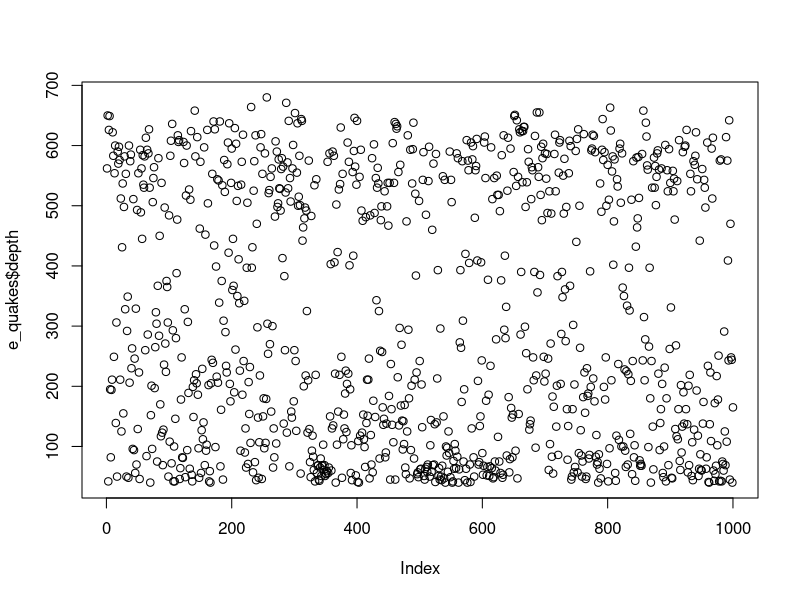
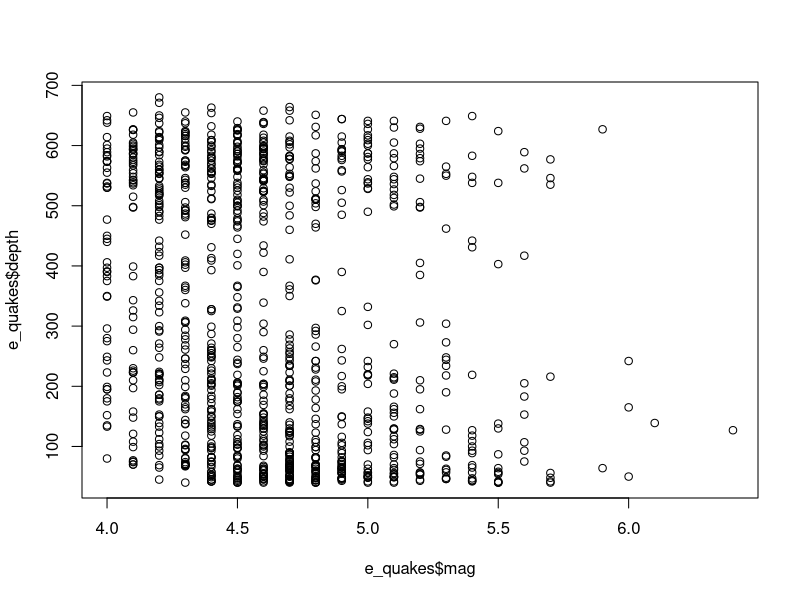
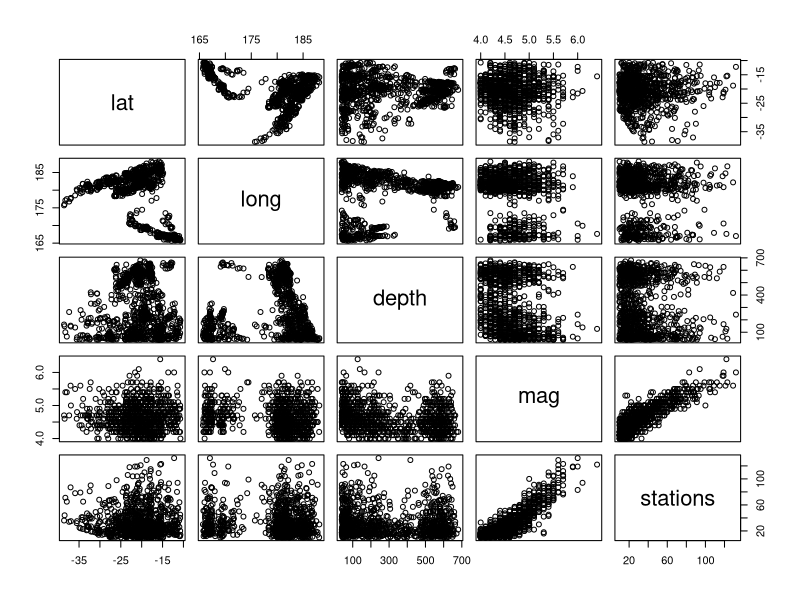
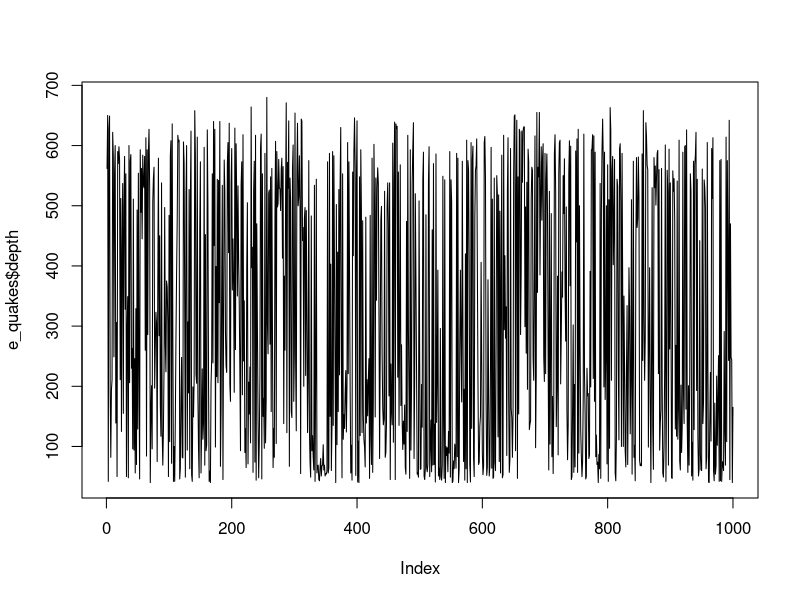
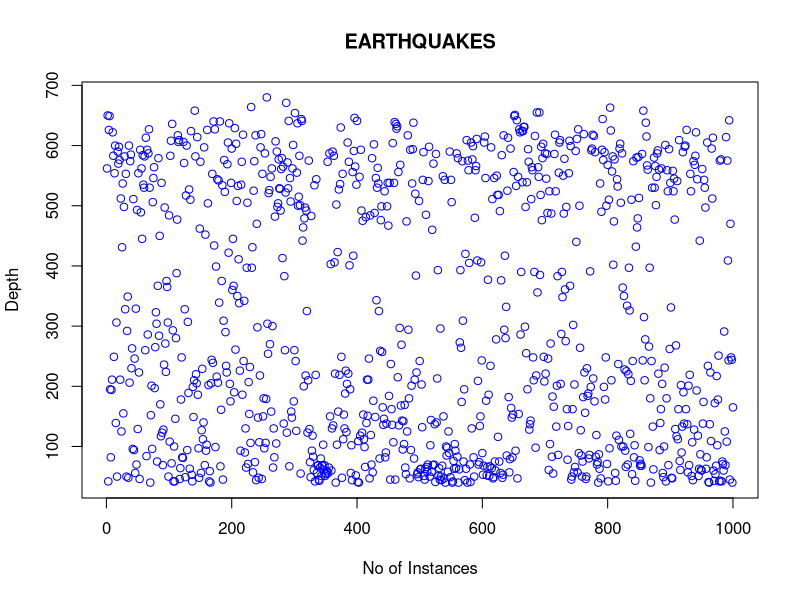
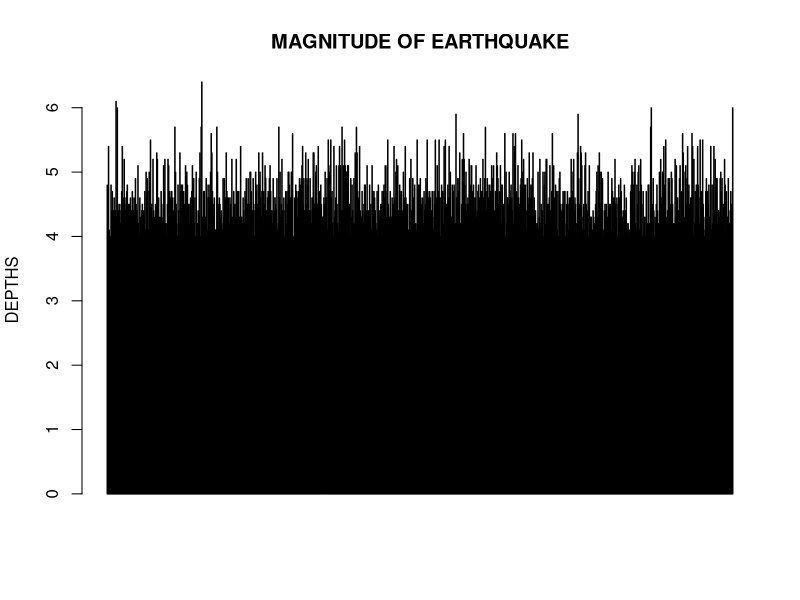
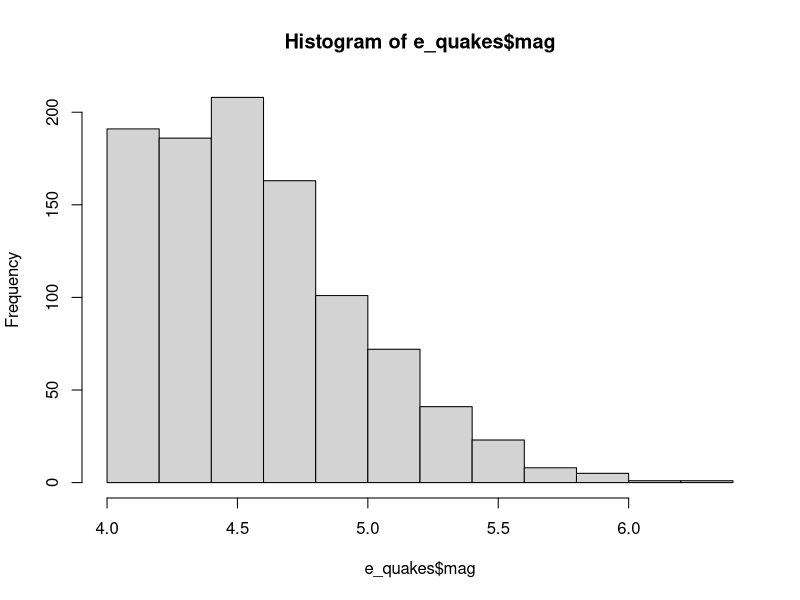
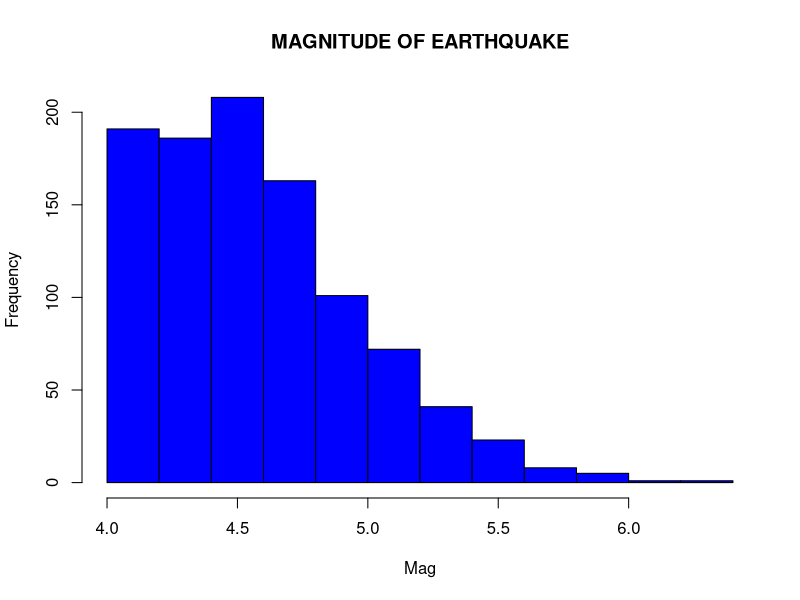

Write R code to recreate these figures, in order.
e_quakes<-datasets::quakes

####Top 10 rows and last 10 rows
head(e_quakes,10)
tail(e_quakes,10)
######Columns

e_quakes[,c(1,2)]

df<-e_quakes[,-6]

e_quakes$depth

mean(e_quakes$depth)
summary(e_quakes[,3])

###########Summary of the data#########
summary(e_quakes$depth)
summary(e_quakes)

########Visualization Techniques#############
plot(e_quakes$depth)
plot(e_quakes$mag,e_quakes$depth,type="p")
plot(e_quakes)
# points and lines 
plot(e_quakes$depth, type= "l") # p: points, l: lines,b: both
plot(e_quakes$depth, ylab = 'Depth', xlab = 'No of Instances', main = 'EARTHQUAKES',col = 'blue')

# Horizontal bar plot
barplot(e_quakes$mag, main = 'MAGNITUDE OF EARTHQUAKE', ylab = 'DEPTHS', col= 'blue',horiz = F,axes=T)

#Histogram
hist(e_quakes$mag)
hist(e_quakes$mag, 
     main = 'MAGNITUDE OF EARTHQUAKE',
     xlab = 'Mag', col='blue')

#Single box plot
boxplot(e_quakes$mag, main="Boxplot")
# Multiple box plots
boxplot(e_quakes[,1:4],main='Multiple')


#margin of the grid(mar), 
#no of rows and columns(mfrow), 
#whether a border is to be included(bty) 
#and position of the 
#labels(las: 1 for horizontal, las: 0 for vertical)
#bty - box around the plot
par(mfrow=c(3,3),mar=c(2,5,2,1),  las=0, bty="n")

plot(e_quakes$depth)
plot(e_quakes$depth, e_quakes$mag)
plot(e_quakes$depth, type= "l")
plot(e_quakes$depth, type= "l")
plot(e_quakes$depth, type= "l")
barplot(e_quakes$depth, main = 'Depth of the earthquake',
        xlab = 'DEPTHS', col='green',horiz = TRUE)
hist(e_quakes$lat)
boxplot(e_quakes$lat)
boxplot(e_quakes[,0:4], main='Multiple Box plots')
